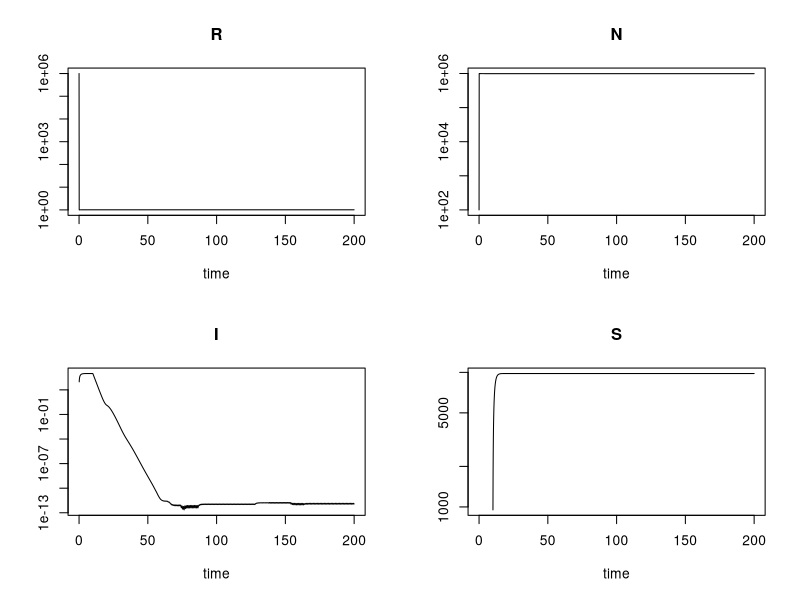
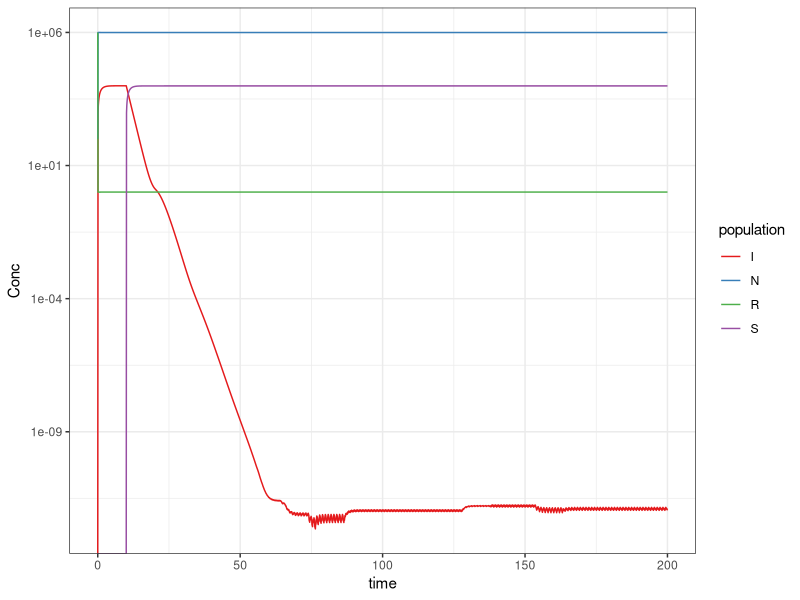
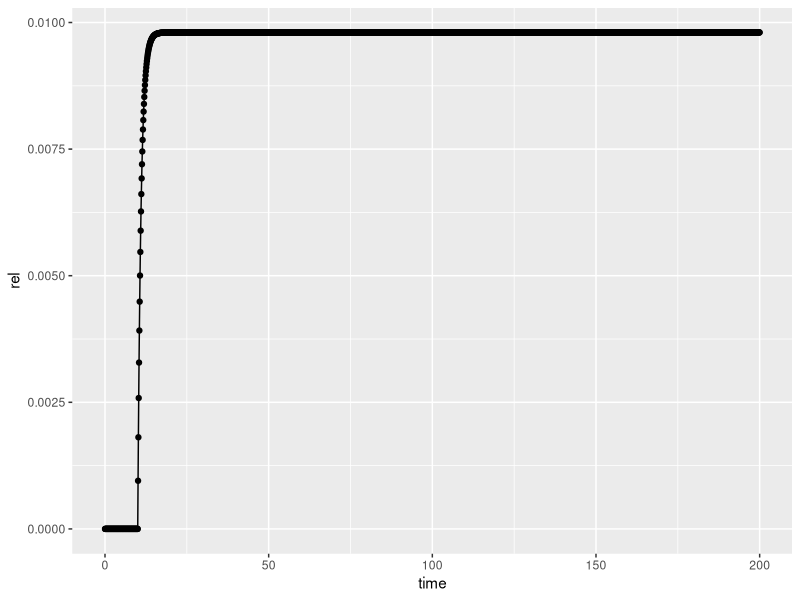
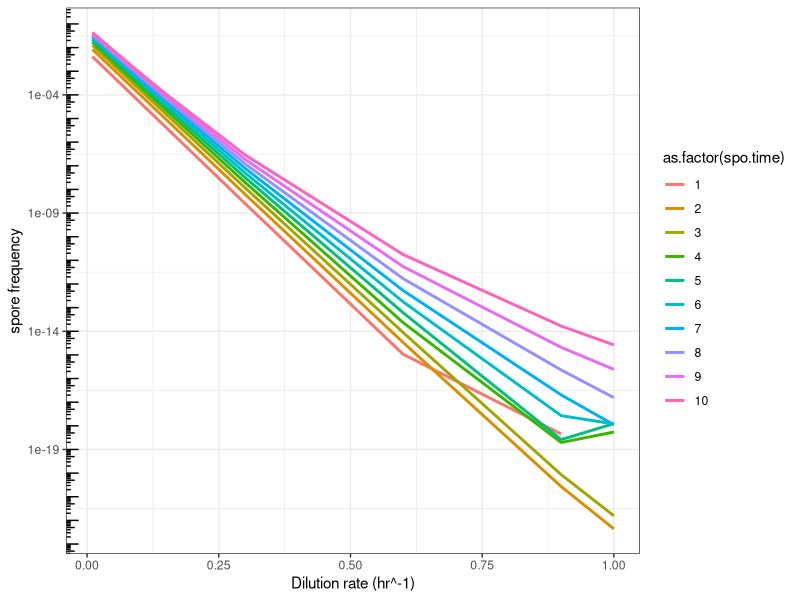

Here is the R script that generated these plots, in order:
# In this code I will model a chemostat in which a sporulating bacteria os grown

#Clear environment
rm(list=ls())
pd=par()
#Load necessary library
library(deSolve)
library(tidyverse)

## Model with multi stage sporulation
#Define system of differential equations for resource and bacteria
chemostat <- function(t,current,params){
  with(as.list(c(params,current)), {
    if (t <= t.spo)
      Ilag <- 0
    else {
      Ilag <- lagvalue((t-t.spo),2) 
      Ilag <- prob_spor * Ilag
     
      # print(paste(t,Ilag))
    }
    
    
    
    #list the equations for the derivatives of each state variable
    #R is the resource
    dR <- D * (R_in - R) - mu * R * N 
    
    #N are the cells in vegetative growth
    dN <- mu * R * N + prob_actv * S - prob_spor * N  - D * N 
    
    # I are cells intiated to sporulate
    dI <- prob_spor * N - Ilag - D*I
    
    # S are the spores
    dS <- Ilag - prob_actv * S - D*S
    
   
    results <- c(dR, dN, dI, dS)
    return (list(results))
  })
}



###define parameters
# resource in inflow
R_in <- 1e6
#dilution rate
D <- 1
# growth rate
mu <- D
# time of sporulation parameter
t.spo <- 10

# probaility of sporulation
prob_spor <- 0.01
#probability of reactivation of spores
prob_actv <- 0.01

# all parameters together
params <- c(R_in, D, mu, t.spo, prob_spor, prob_actv)

#declare initial conditions for state variables
current0 <- c(R = R_in, N = 100, I=0,S=0)

#define the time to run model
t <- seq (0, 200, by=.1)

#solve the model and save the output
out <- dede(current0, t, chemostat, params)

plot (out,log='y')




out.l <- gather(as.data.frame(out), key='population', value='Conc', c("R","N","I","S"))
# ggplot(out.l[out.l$population!='R',], aes(x=time, y=Conc))+
ggplot(out.l, aes(x=time, y=Conc))+
  geom_line(aes(color=population))+
  scale_y_log10()+
  theme_bw()+
  scale_colour_brewer(palette='Set1')

rel <- as.data.frame(out)
rel$all <- apply(X = rel[,3:5],MARGIN = 1,FUN = sum)
rel$rel <- rel$S/rel$all
qplot(data=rel, x=time, y=rel)+geom_line()


#####
# spore ratio
###define parameters
# resource in inflow
R_in <- 1e6
#dilution rate
D <- 0.25
# growth rate
mu <- D
# time of sporulation parameter
t.spo <- 2

# probaility of sporulation
prob_spor <- 0.01
#probability of reactivation of spores
prob_actv <- 0.01

# all parameters together
params <- c(R_in, D, mu, t.spo, prob_spor, prob_actv)

#declare initial conditions for state variables
current0 <- c(R = R_in, N = 100, I=0,S=0)

#define the time to run model
t <- seq (0, 50, by=.1)


d.rates <- data.frame(dilution=rep(c(0.01,0.03,0.06,0.09,0.15,0.3,0.6,0.9,1),10), 
                      spo.time= as.numeric(rep(1:10,each=9)),ratio=NA)

for (i in 1:nrow(d.rates)){
  #dilution rate
  D <- d.rates$dilution[i]
  mu <- D
  t.spo <- d.rates$spo.time[i]
  # all parameters together
  params <- c(R_in, D, mu, t.spo, prob_spor, prob_actv)
  #solve the model and save the output
  out <- dede(current0, t, chemostat, params)
  rel <- as.data.frame(out)
  rel$all <- apply(X = rel[,3:5],MARGIN = 1,FUN = sum)
  rel$rel <- rel$I/rel$all
  d.rates$ratio[i] <- rel$rel[length(rel$rel)]
}

ggplot(d.rates, aes(x=dilution, y=ratio))+
  geom_line(aes(color=as.factor(spo.time)),size=1)+
  scale_y_log10()+
  ylab("spore frequency")+
  xlab("Dilution rate (hr^-1)")+ theme_bw()+
  annotation_logticks(sides = 'l')
  
